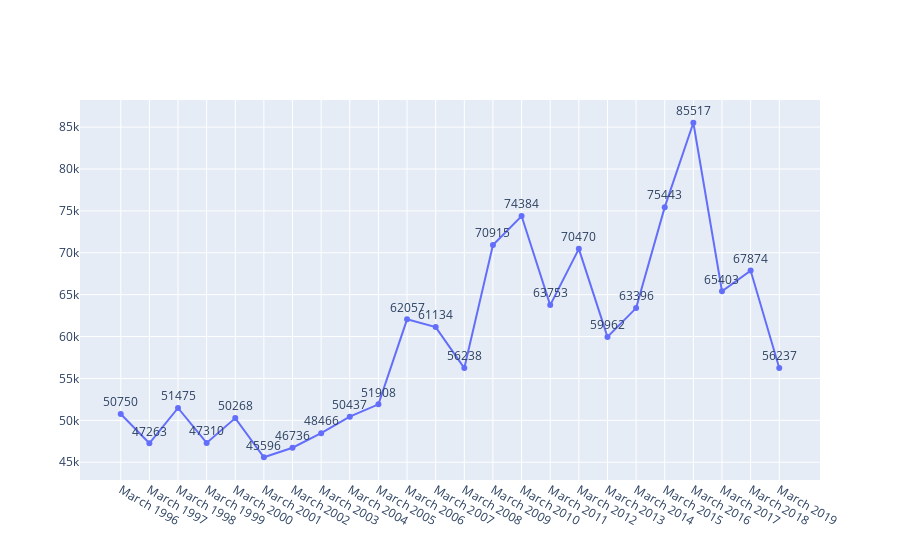

Source (notebook cell):
### Markdown cell above
# Annotate the plot

To put text labels alongside the markers, we can change `mode` parameter to `lines+markers+text`. That way, we can show whatever we provide in the `text` parameter. Also, we can specify where the text will be shown with the `textposition` parameter. If we don't provide the `textposition`, the deafult parameter will be `middle center` which will plot on the markers. For the sake of readability, we'll change it to `top center`. Let's put the number of jobs on `text` and change `mode` parameter.

### Code cell
fig = go.Figure(
    data=go.Scatter(
        x=df["Date"],
        y=df["North East"],
        text=df["North East"],
        mode="lines+markers+text",
        textposition="top center",
    )
)
iplot(fig)

### Figure 1 — Plotly figure (JSON) as saved in the notebook; plotly's stock layout.template omitted (floating-point values rounded to 4 significant figures)
{"data": [{"mode": "lines+markers+text", "text": [50750, 47263, 51475, 47310, 50268, 45596, 46736, 48466, 50437, 51908, 62057, 61134, 56238, 70915, 74384, 63753, 70470, 59962, 63396, 75443, 85517, 65403, 67874, 56237], "textposition": "top center", "type": "scatter", "x": ["March 1996", "March 1997", "March 1998", "March 1999", "March 2000", "March 2001", "March 2002", "March 2003", "March 2004", "March 2005", "March 2006", "March 2007", "March 2008", "March 2009", "March 2010", "March 2011", "March 2012", "March 2013", "March 2014", "March 2015", "March 2016", "March 2017", "March 2018", "March 2019"], "y": [50750, 47263, 51475, 47310, 50268, 45596, 46736, 48466, 50437, 51908, 62057, 61134, 56238, 70915, 74384, 63753, 70470, 59962, 63396, 75443, 85517, 65403, 67874, 56237]}], "layout": {"autosize": true, "xaxis": {"autorange": true, "range": [-1.371, 24.37], "type": "category"}, "yaxis": {"autorange": true, "range": [42300.0, 88810.0], "type": "linear"}}}
